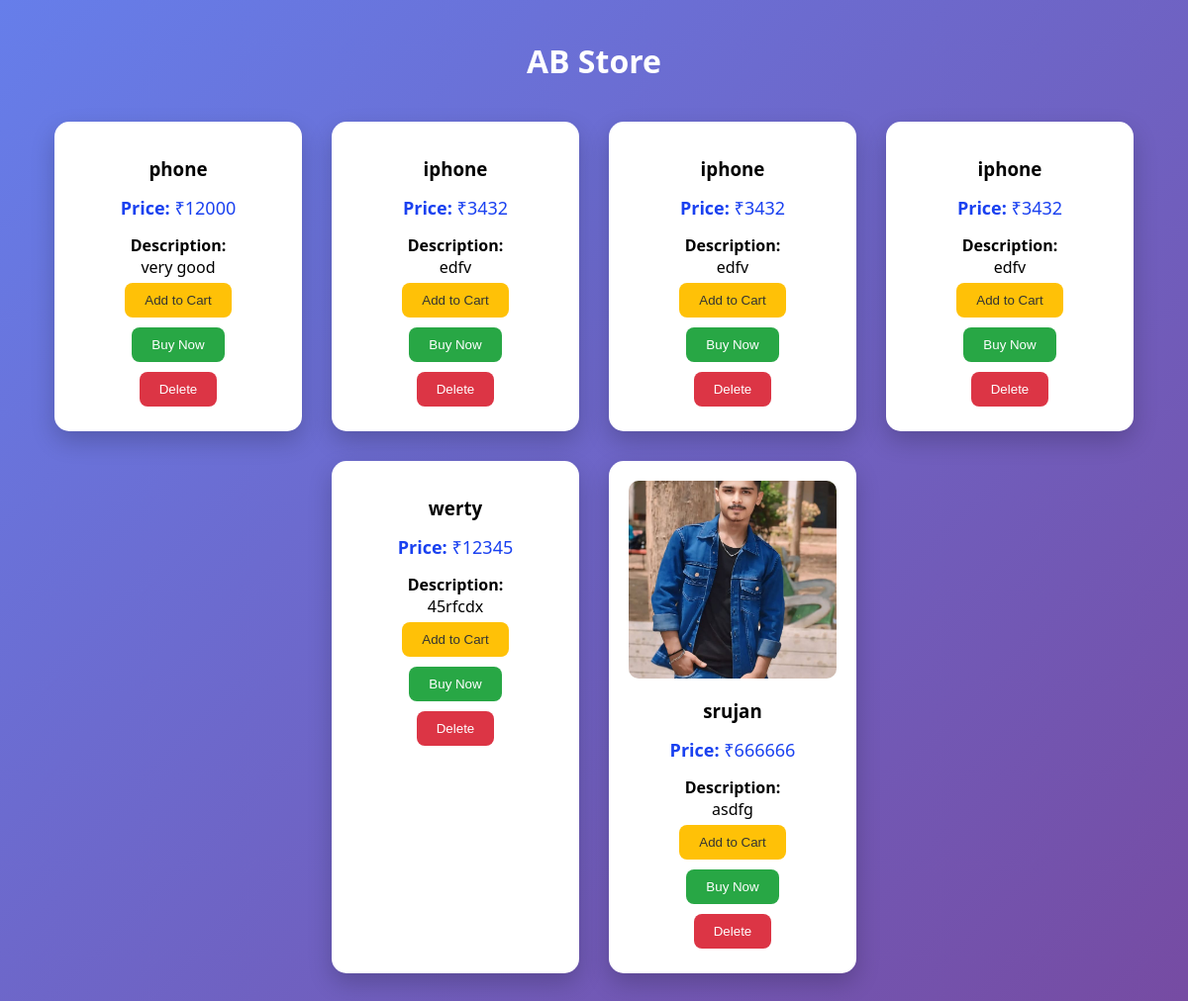
The app's page /cart, older data.
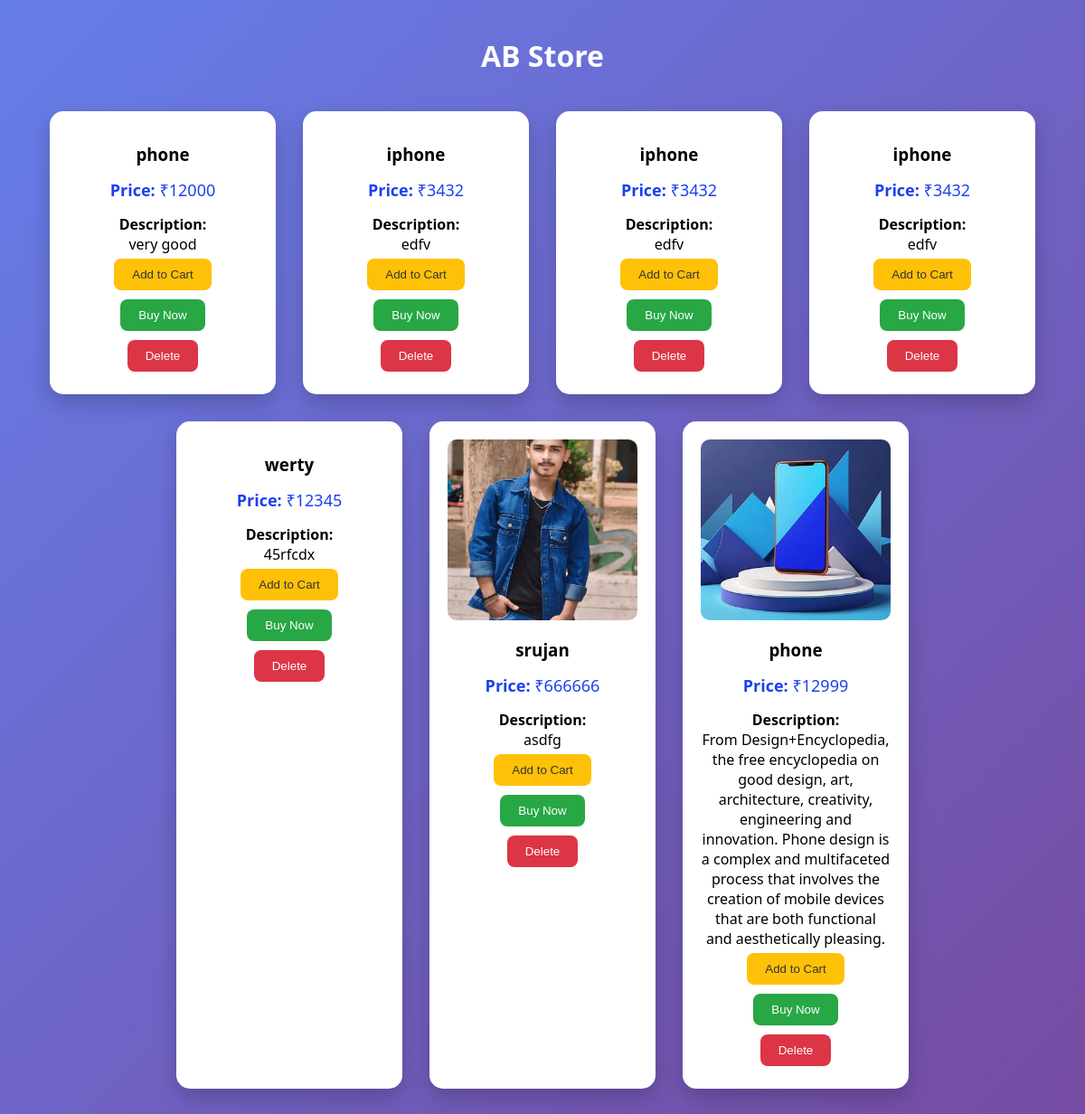
The same page, newer data.
### shopping/models.py (models this page shows, shortened)
class Shopping(models.Model):
    Productname = models.CharField(max_length=100)
    Price = models.IntegerField(null=True, blank=True)
    description = models.TextField(null=True, blank=True)
    image = models.ImageField(upload_to='products/', null=True, blank=True)

### shopping/views.py (the view)
# urls.py: path('cart', cart, name='cart'),
def cart(request):
    products = Shopping.objects.all()
    return render(request, "Shopping.html", {"products": products})

### templates/Shopping.html (shortened to what this page needs)
{% load static %}
<!DOCTYPE html>
<html lang="en">
<head>
    <link rel="stylesheet" href="{% static 'shopping.css' %}">
</head>
<body>
    <h1 class="page-title">AB Store</h1>
    <div class="shop-container">
    {% for product in products %}
    <div class="product-card">
        {% if product.image %}
            <img src="{{ product.image.url }}" alt="{{ product.Productname }}">
        {% endif %}
        <h3>{{ product.Productname }}</h3>
        <p class="price"><strong>Price:</strong> ₹{{ product.Price }}</p>
        <p><strong>Description:</strong></p>
        <p>{{ product.description }}</p>
        <button class="add-to-cart-btn">Add to Cart</button>
        <a href="{% url 'buy_product' product.id %}"><button class="buy-now-btn">Buy Now</button></a>
        <form method="post" action="{% url 'delete_product' product.id %}" onsubmit="return confirm('Are you sure you want to delete this product?');">
            <button type="submit" class="delete-btn">Delete</button>
        </form>
    </div>
{% empty %}
    <p>No products added yet.</p>
{% endfor %}
    </div>
</body>
</html>

Row changes from the older to the newer data that the page shows:
added Shopping: image (picture), Productname "phone", Price "12999", description "From Design+Encyclopedia, the free encyclopedia on good design, art, architecture, creativity, engineering and innovation. Phone design is a complex and multifaceted process that involves the creation of mobile devices that are both functional and aesthetically pleasing."
